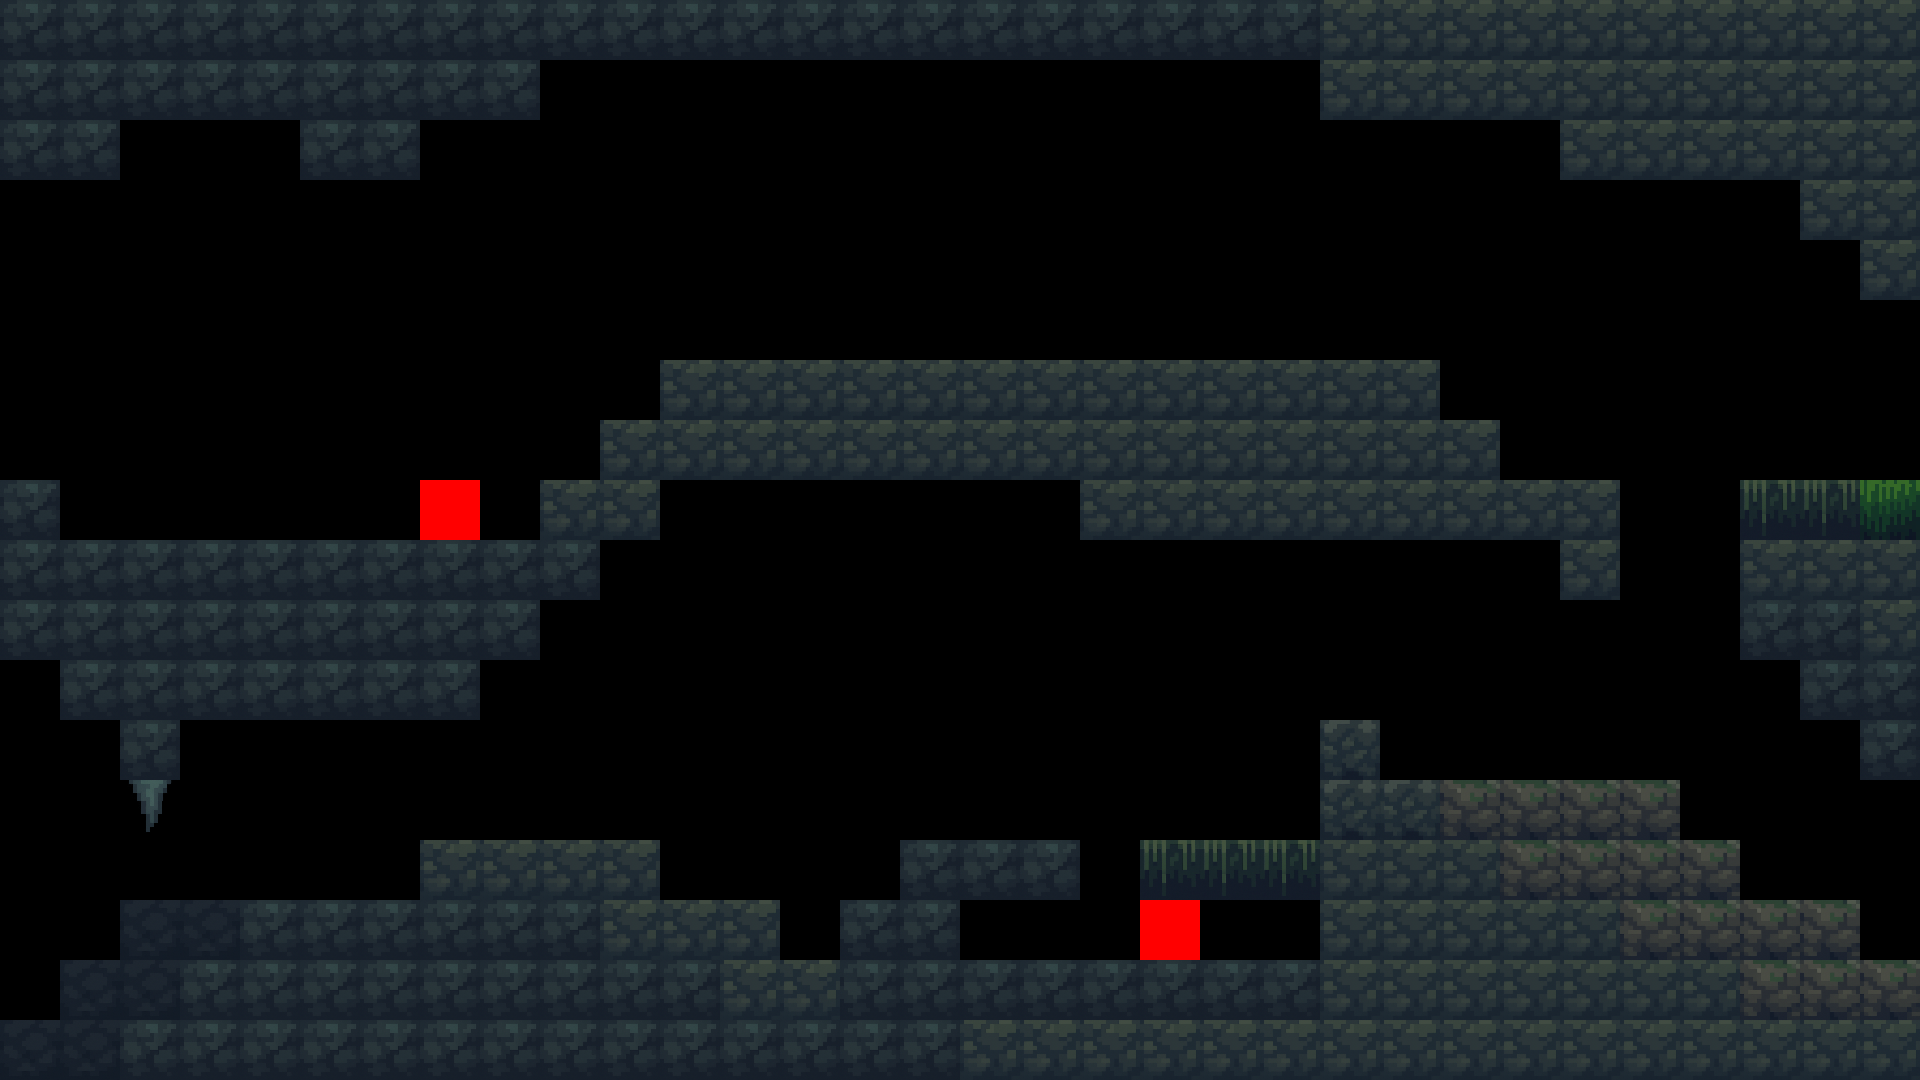

Tiled map render using the project's own tile images. Description and the whole map definition, tile-layer contents included, below:
An orthogonal 32x18 tile map with 60x60 px tiles, 1 tile layer (Tile Layer 1).

<map version="1.10" tiledversion="1.11.2" orientation="orthogonal" renderorder="right-down" width="32" height="18" tilewidth="60" tileheight="60" infinite="0" nextlayerid="2" nextobjectid="1">
 <editorsettings>
  <export target="../assets/tilemap/lv4.csv" format="csv" />
 </editorsettings>
 <tileset firstgid="1" source="tileset_incave.tsx" />
 <layer id="1" name="Tile Layer 1" width="32" height="18">
  <data encoding="csv">
9,9,9,9,9,9,9,9,9,9,9,9,9,9,9,9,9,9,9,9,9,9,5,5,5,5,5,5,5,5,5,5,
9,9,9,9,9,9,9,9,9,0,0,0,0,0,0,0,0,0,0,0,0,0,5,5,5,5,5,5,5,5,5,5,
9,9,0,0,0,9,9,0,0,0,0,0,0,0,0,0,0,0,0,0,0,0,0,0,0,0,5,5,5,5,5,5,
0,0,0,0,0,0,0,0,0,0,0,0,0,0,0,0,0,0,0,0,0,0,0,0,0,0,0,0,0,0,5,5,
0,0,0,0,0,0,0,0,0,0,0,0,0,0,0,0,0,0,0,0,0,0,0,0,0,0,0,0,0,0,0,5,
0,0,0,0,0,0,0,0,0,0,0,0,0,0,0,0,0,0,0,0,0,0,0,0,0,0,0,0,0,0,0,0,
0,0,0,0,0,0,0,0,0,0,0,5,5,5,5,5,5,5,5,5,5,5,5,5,0,0,0,0,0,0,0,0,
0,0,0,0,0,0,0,0,0,0,5,5,5,5,5,5,5,5,5,5,5,5,5,5,5,0,0,0,0,0,0,0,
9,0,0,0,0,0,0,15,0,5,5,0,0,0,0,0,0,0,5,5,5,5,5,5,5,5,5,0,0,3,3,4,
9,9,9,9,9,9,9,9,9,9,0,0,0,0,0,0,0,0,0,0,0,0,0,0,0,0,5,0,0,5,5,5,
9,9,9,9,9,9,9,9,9,0,0,0,0,0,0,0,0,0,0,0,0,0,0,0,0,0,0,0,0,9,9,5,
0,9,9,9,9,9,9,9,0,0,0,0,0,0,0,0,0,0,0,0,0,0,0,0,0,0,0,0,0,0,9,9,
0,0,9,0,0,0,0,0,0,0,0,0,0,0,0,0,0,0,0,0,0,0,2,0,0,0,0,0,0,0,0,9,
0,0,8,0,0,0,0,0,0,0,0,0,0,0,0,0,0,0,0,0,0,0,2,2,1,1,1,1,0,0,0,0,
0,0,0,0,0,0,0,5,5,5,5,0,0,0,0,9,9,9,0,3,3,3,5,5,5,1,1,1,1,0,0,0,
0,0,7,7,9,9,9,9,9,9,5,5,5,0,9,9,0,0,0,15,0,0,5,5,5,5,5,1,1,1,1,0,
0,7,7,9,9,9,9,9,9,9,9,9,5,5,9,9,9,9,9,9,9,9,5,5,5,5,5,5,5,1,1,1,
7,7,9,9,9,9,9,9,9,9,9,9,9,9,9,9,5,5,5,5,5,5,5,5,5,5,5,5,5,5,5,5
</data>
 </layer>
</map>
